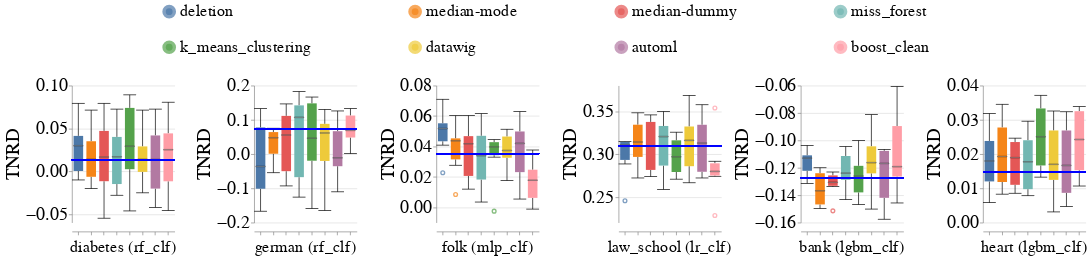

Source (notebook cell):
### Markdown cell above
### Disparity Metrics

### Code cell
create_box_plots_for_diff_imputers_and_datasets(train_injection_scenario='MNAR3',
                                                test_injection_scenario='MNAR3',
                                                dataset_to_group=DATASETS_SENSITIVE_ATTRS,
                                                metric_name='Equalized_Odds_TNR',
                                                db_client=db_client)

### Figure 1 — Vega-Lite specification as saved in the notebook (floating-point values rounded to 4 significant figures; data arrays with more than 128 entries replaced by an {"elided": "..."} marker saying what was removed)
{"config": {"view": {"continuousWidth": 400, "continuousHeight": 300, "stroke": null}, "axis": {"labelFontSize": 26, "labelFontWeight": "normal", "titleFontSize": 28, "titleFontWeight": "normal"}, "facet": {"spacing": 15}, "header": {"labelFontSize": 24, "labelOrient": "bottom", "labelPadding": 5, "titleFontSize": 28}, "legend": {"columns": 4, "direction": "horizontal", "labelFontSize": 24, "labelLimit": 400, "orient": "top", "symbolOffset": 130, "symbolStrokeWidth": 10, "titleAnchor": "middle", "titleFontSize": 26, "titleLimit": 300}, "title": {"fontSize": 28}}, "data": {"name": "data-9efce334dccb96e76da366b3ad06b6e9"}, "facet": {"column": {"field": "Dataset_Name_With_Model_Name", "sort": {"field": "Dataset_Sequence_Number", "order": "ascending"}, "title": null, "type": "nominal"}}, "spec": {"layer": [{"mark": {"type": "boxplot", "median": {"stroke": "black", "strokeWidth": 0.7}, "ticks": true}, "encoding": {"color": {"field": "Null_Imputer_Name", "sort": ["deletion", "median-mode", "median-dummy", "miss_forest", "k_means_clustering", "datawig", "automl", "boost_clean"], "title": null, "type": "nominal"}, "x": {"axis": {"labels": false}, "field": "Null_Imputer_Name", "sort": ["deletion", "median-mode", "median-dummy", "miss_forest", "k_means_clustering", "datawig", "automl", "boost_clean"], "title": null, "type": "nominal"}, "y": {"field": "Metric_Value", "scale": {"zero": false}, "title": "TNRD", "type": "quantitative"}}}, {"mark": "rule", "encoding": {"color": {"value": "blue"}, "size": {"value": 2}, "y": {"field": "Baseline_Median", "type": "quantitative"}}}], "height": 200, "width": 150}, "resolve": {"scale": {"y": "independent"}}, "$schema": "https://vega.github.io/schema/vega-lite/v4.17.0.json", "datasets": {"data-9efce334dccb96e76da366b3ad06b6e9": {"elided": "288 records"}}}
